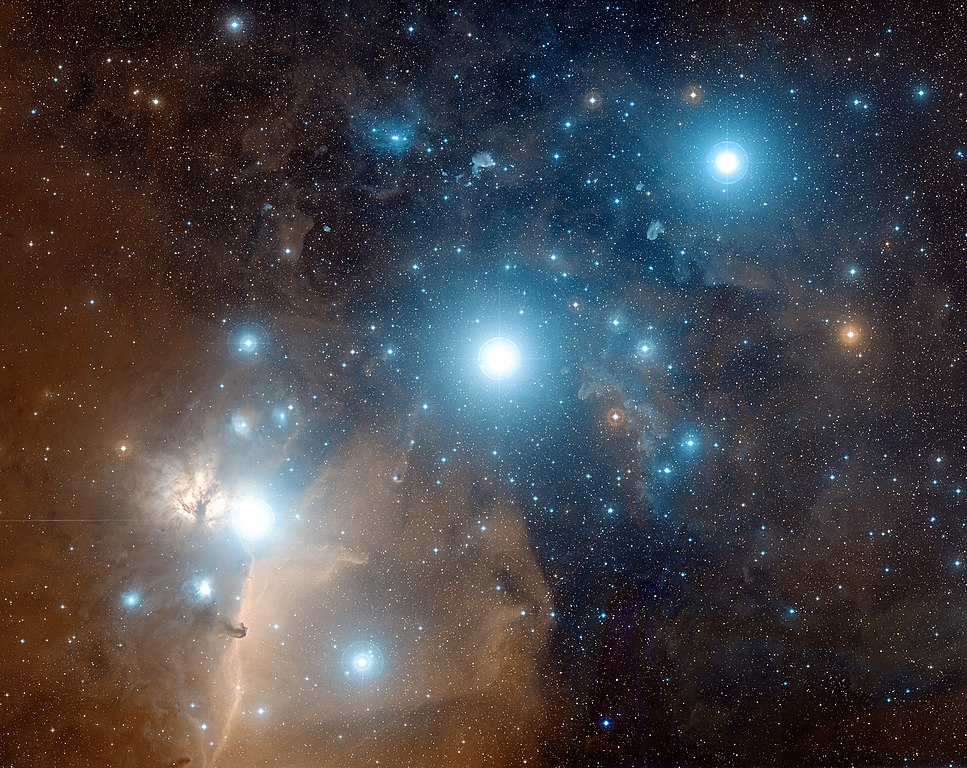
%> input picture HW1/Orion_Belt.jpg, 967 x 768 px
$ octave --eval "main;"   (GNU Octave 9; MATLAB toolbox functions it lacks are replaced by stand-ins)
%> lines starting %> are read from the running program, lines starting %| are printed output that depends on the picture
function main
  img = imread('Orion_Belt.jpg');
%> img is the input picture: size 768x967x3 uint8; mean R, G, B 70, 68.8, 72.6
  dim = size(img);
%> dim = [768 967 3]
  image_averaging(img, 40, 5);
%> the loop in image_averaging, `for i = 1: times` made 5 passes
%> pass 1, in image_averaging, `noisy = img + normrnd(0,variance,dim(1),dim(2));`:
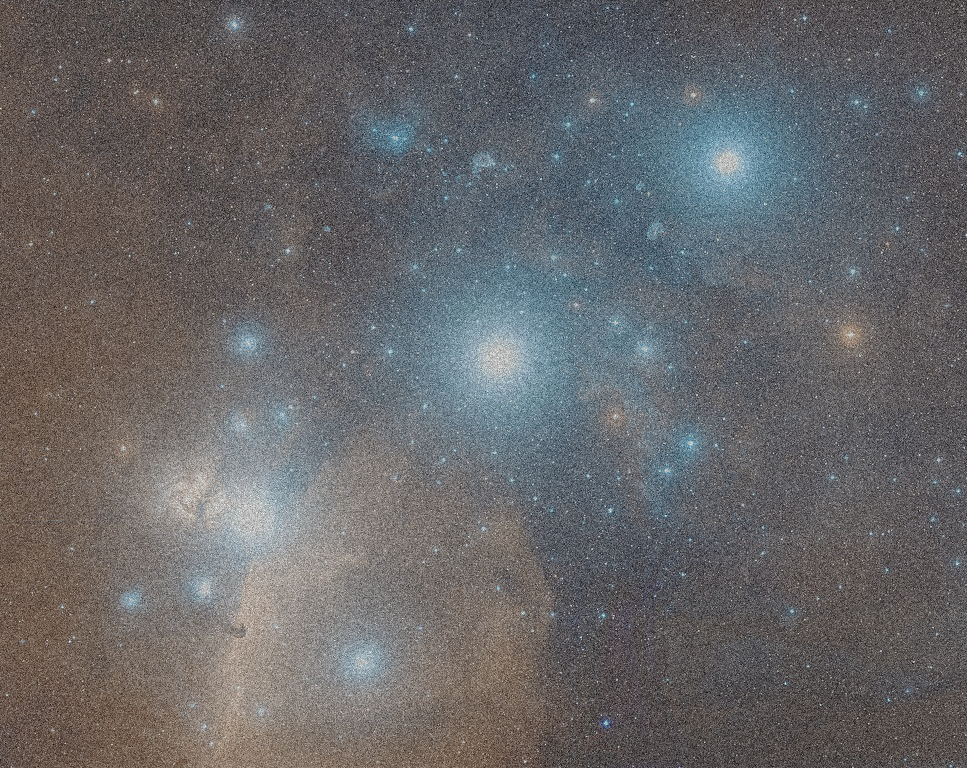
%> noisy: size 768x967x3 double; mean R, G, B 70, 68.8, 72.6; mean of the top-left, top-right, bottom-left and bottom-right quarters 50.3, 69.7, 111.5, 50.3; drawn with min black and max white
%> after the loop in image_averaging, `for i = 1: times`:
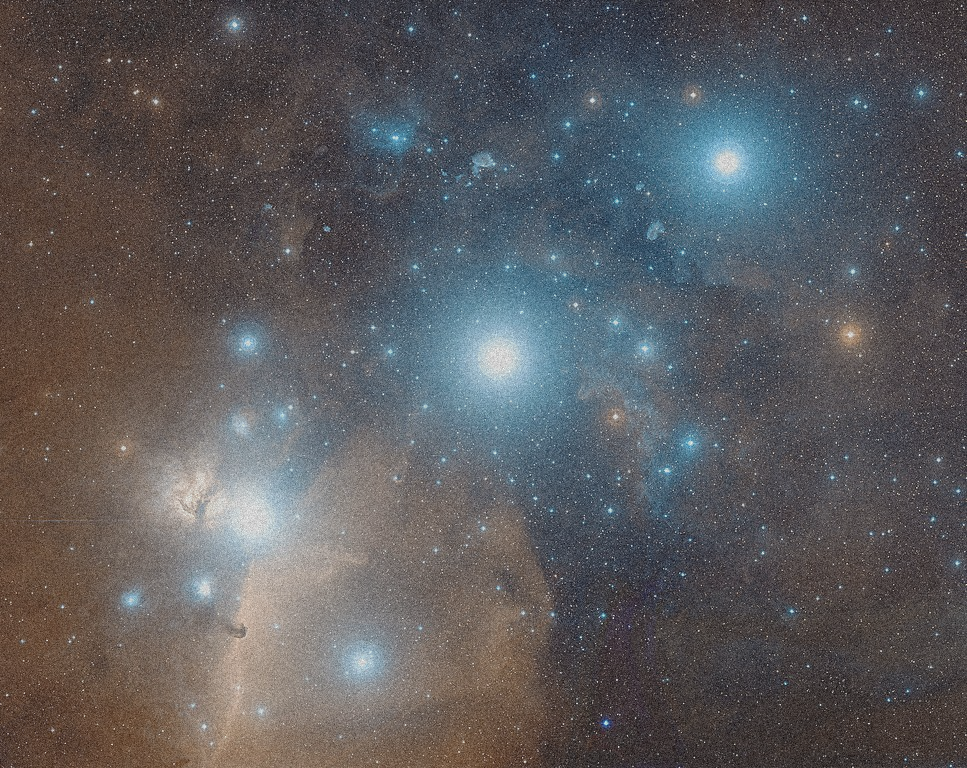
%> new_image: size 768x967x3 double; mean R, G, B 350.1, 344.1, 363.2; drawn with min black and max white
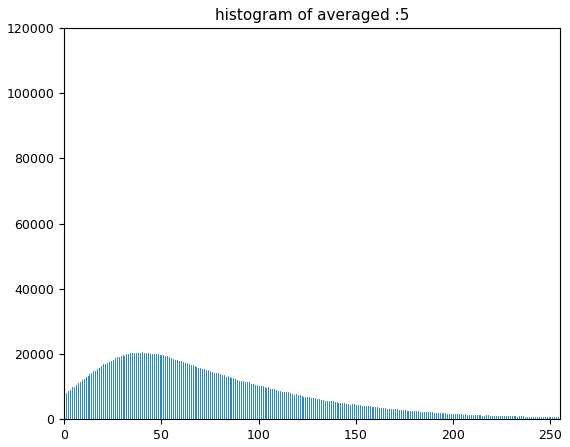
%> figure redrawn from the program's plot data; highest point at x = 0, y = 106193
%> in image_averaging, `title(strcat("histogram of noisy : ", num2str(times)));`:
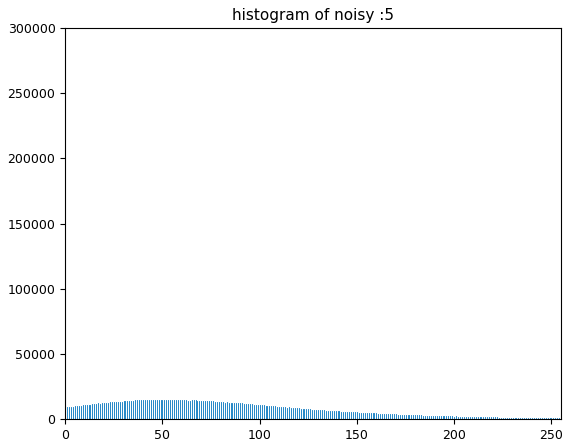
%> figure redrawn from the program's plot data; highest point at x = 0, y = 279648

  image_averaging(img, 40, 10);
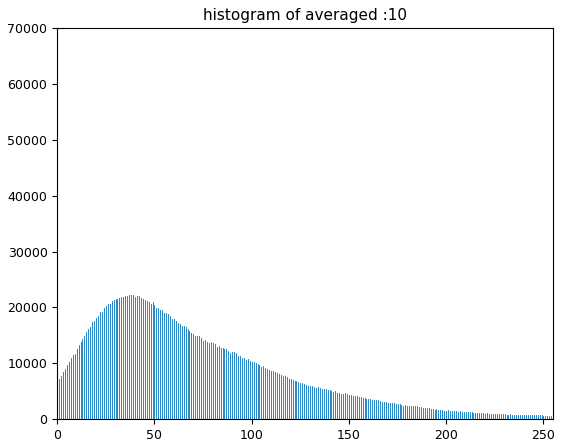
%> figure redrawn from the program's plot data; highest point at x = 0, y = 67269

  image_averaging(img, 40, 50);
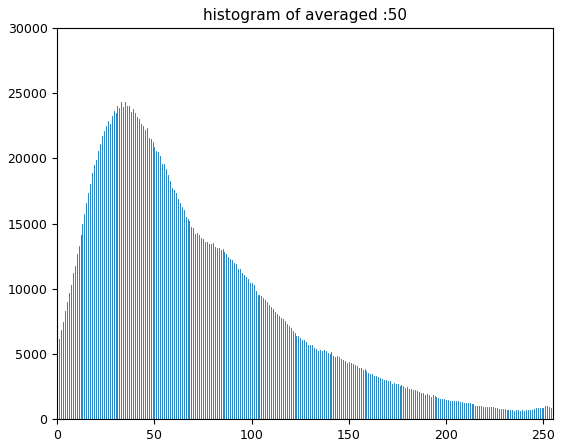
%> figure redrawn from the program's plot data; highest point at x = 0, y = 29355

  image_averaging(img, 40, 100);
%> `main;`:
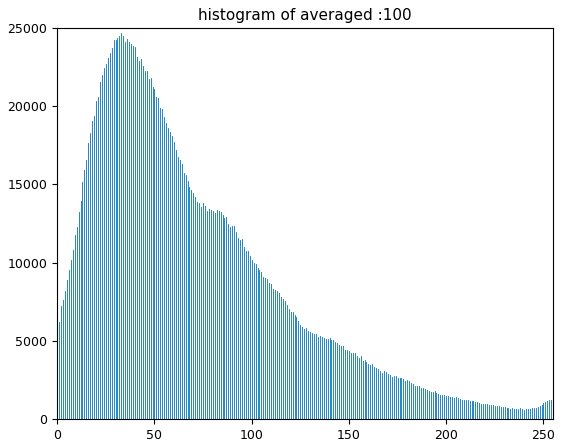
%> figure redrawn from the program's plot data; highest point at x = 33, y = 24651
end


function image_averaging(img, variance, times)
  % Add random gussian noise to the image
  % Average from noisy images to remove noise
  % show histogram and images of noisy and averaged image
  % Input :
  %    img : Input image
  %    variance : The variance of gussian noise
  %    times : the number of noisy images we want to produce
  dim = size(img);
  new_image = zeros(dim(1), dim(2), 'double');
  img = double(img);
  for i = 1: times
    noisy = img + normrnd(0,variance,dim(1),dim(2));
    new_image = new_image + noisy;
  end
  noisy = uint8(noisy);
  averaged = uint8(new_image ./ times);
  figure;
  imshow(noisy);
  title(strcat("Noisy Image : ", num2str(times)));
  figure;
  imshow(averaged);
  title(strcat("Averaged Image : ", num2str(times)));

  figure;
  imhist(noisy);
  title(strcat("histogram of noisy : ", num2str(times)));

  figure;
  imhist(averaged);
  title(strcat("histogram of averaged : ", num2str(times)));
end

$ run again, with HW1/Lilies_nature_colorful_flowers.jpg copied over HW1/Orion_Belt.jpg
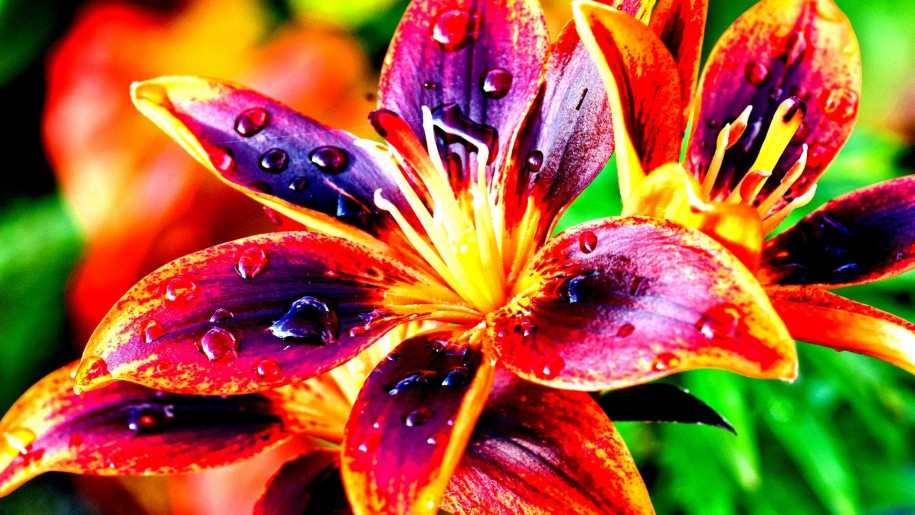
%> input picture HW1/Lilies_nature_colorful_flowers.jpg, 915 x 515 px
%> in main, img is the input picture: size 515x915x3 uint8; mean R, G, B 164.2, 91.2, 52.9
%> img: size 515x915x3 double
%> after the loop in image_averaging (call 3), `for i = 1: times`:
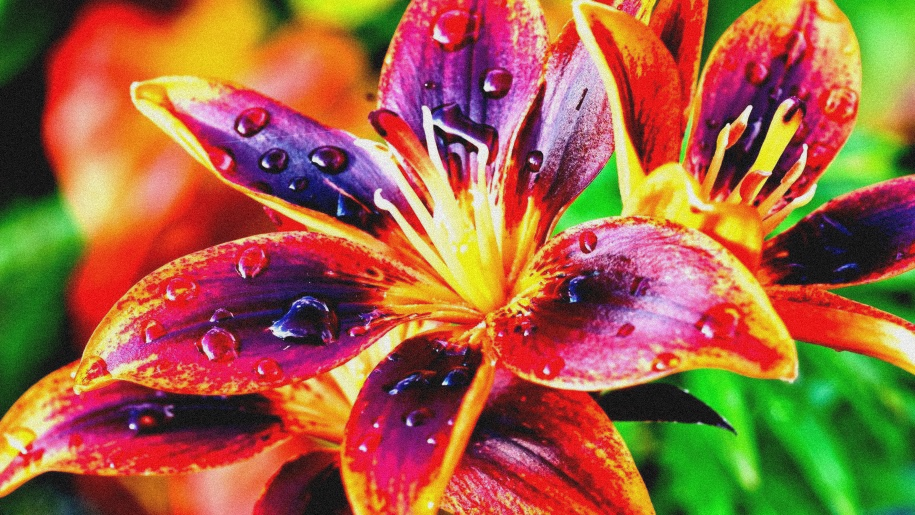
%> new_image: size 515x915x3 double; mean R, G, B 8209.5, 4561.6, 2647.2; drawn with min black and max white
%> in image_averaging (call 4), `noisy = uint8(noisy);`:
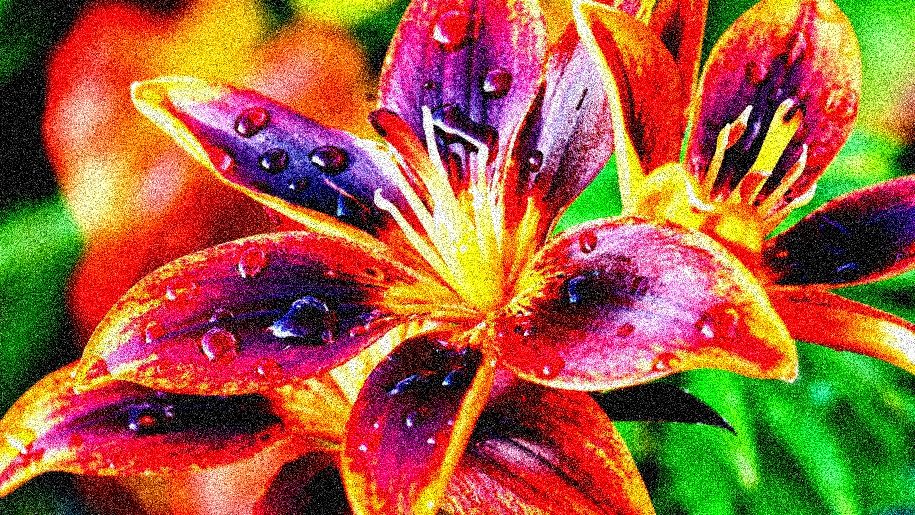
%> noisy: size 515x915x3 uint8; mean R, G, B 160.2, 95.4, 60.3; mean of the top-left, top-right, bottom-left and bottom-right quarters 113.9, 120.7, 91.7, 94.9

$ run again, with HW1/Pacman_Nebula.jpg copied over HW1/Orion_Belt.jpg
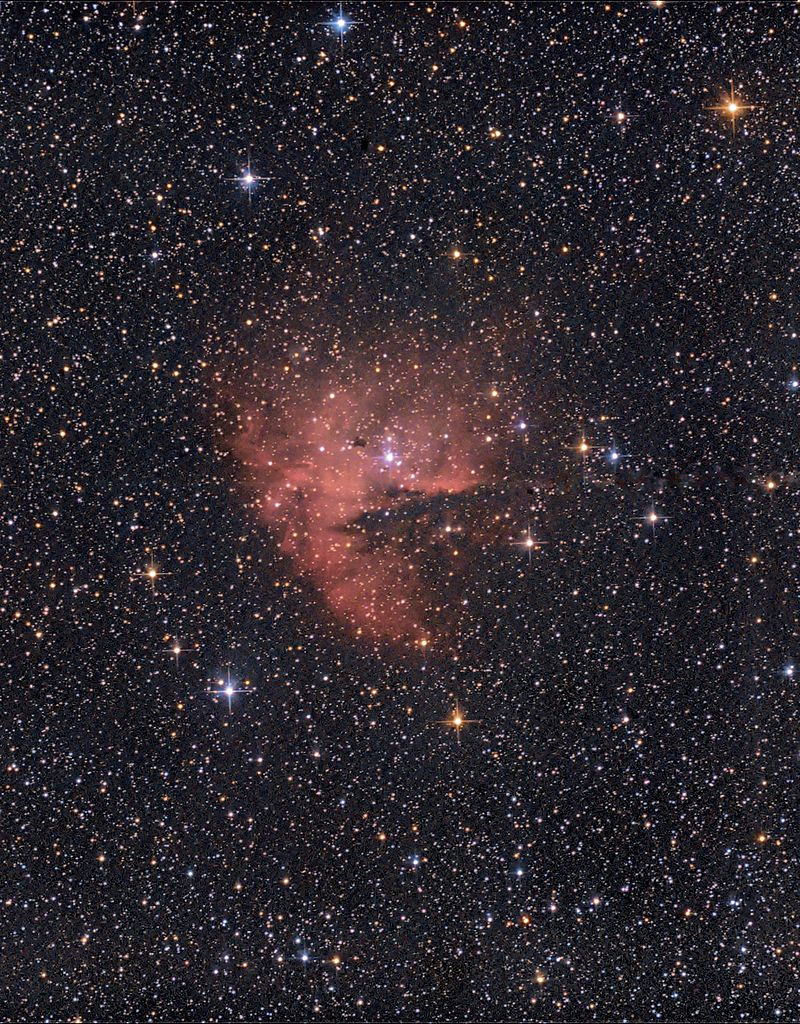
%> input picture HW1/Pacman_Nebula.jpg, 800 x 1024 px
%> in main, img is the input picture: size 1024x800x3 uint8; mean R, G, B 46.8, 40, 46.2
%> img: size 1024x800x3 double
%> after the loop in image_averaging, `for i = 1: times`:
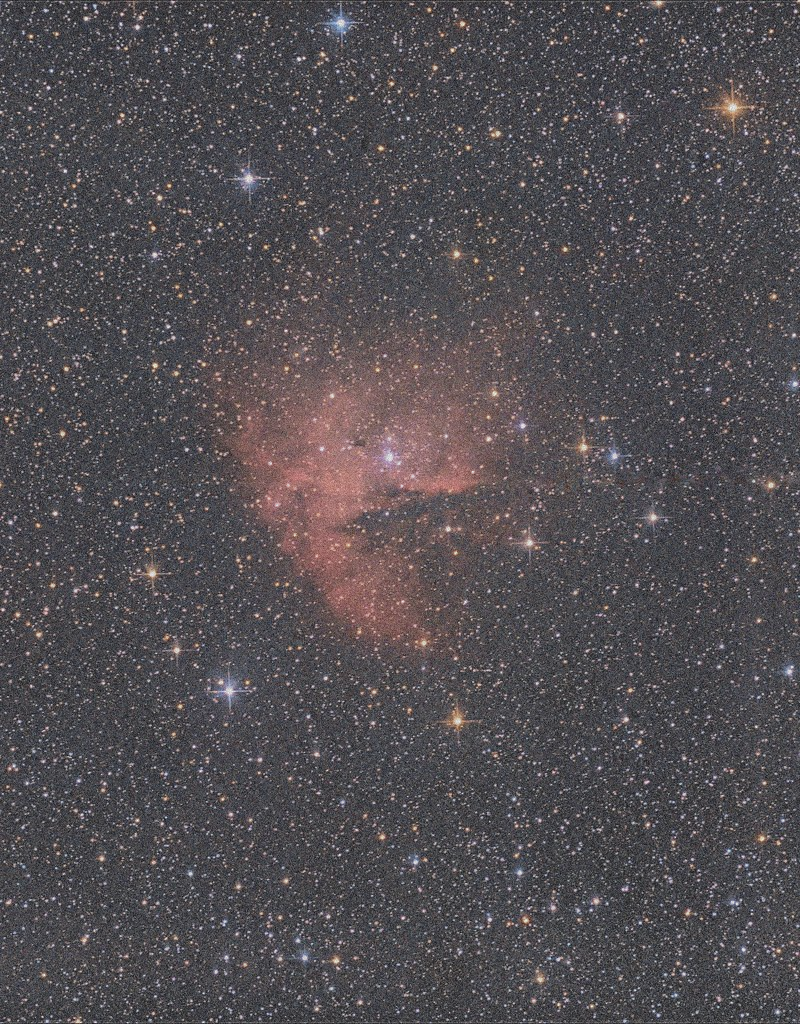
%> new_image: size 1024x800x3 double; mean R, G, B 234.2, 199.9, 231.1; drawn with min black and max white
%> `main;`:
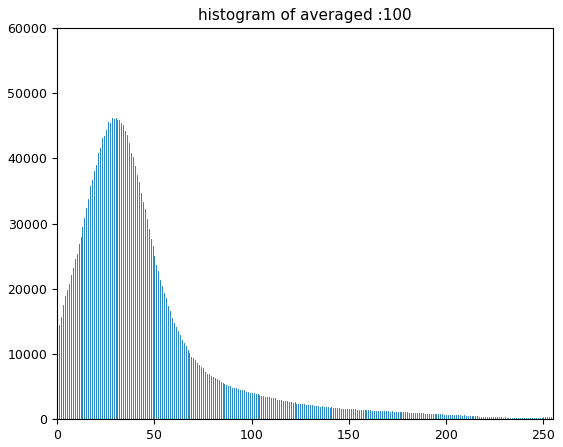
%> figure redrawn from the program's plot data; highest point at x = 0, y = 54420

$ run again, with HW1/image.jpg copied over HW1/Orion_Belt.jpg
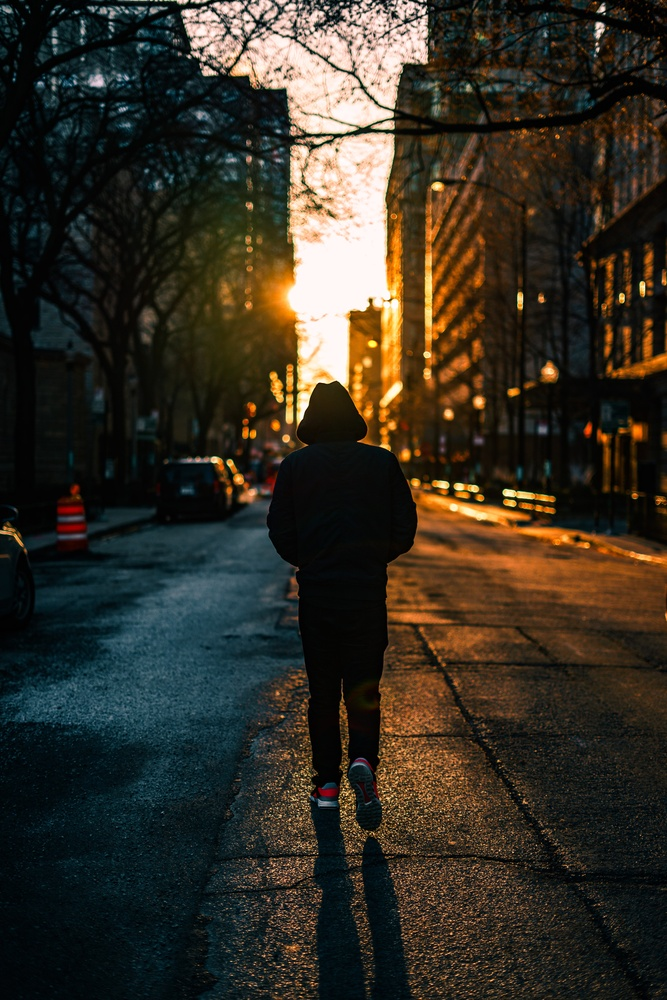
%> input picture HW1/image.jpg, 667 x 1000 px, shrunk from 4000 x 6000 before the run
%> in main, img is the input picture: size 1000x667x3 uint8; mean R, G, B 52.8, 47.5, 36.6
%> img: size 1000x667x3 double
%> `main;`:
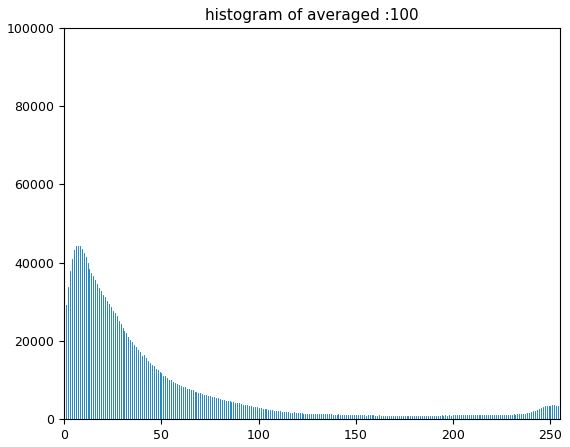
%> figure redrawn from the program's plot data; highest point at x = 0, y = 93406
